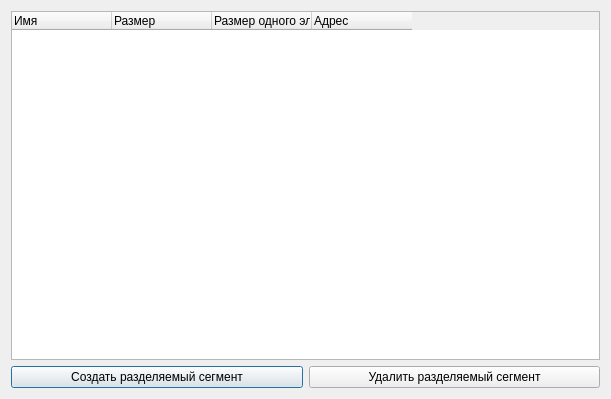
<?xml version="1.0" encoding="UTF-8"?>
<ui version="4.0">
 <class>ListSharedDialog</class>
 <widget class="QDialog" name="ListSharedDialog">
  <property name="geometry">
   <rect>
    <x>0</x>
    <y>0</y>
    <width>611</width>
    <height>399</height>
   </rect>
  </property>
  <property name="windowTitle">
   <string>Все разделяемые сегменты</string>
  </property>
  <layout class="QVBoxLayout" name="verticalLayout">
   <item>
    <widget class="QTableWidget" name="sharedUnitsTableWidget">
     <property name="editTriggers">
      <set>QAbstractItemView::EditTrigger::NoEditTriggers</set>
     </property>
     <column>
      <property name="text">
       <string>Имя</string>
      </property>
      <property name="textAlignment">
       <set>AlignJustify|AlignVCenter</set>
      </property>
     </column>
     <column>
      <property name="text">
       <string>Размер</string>
      </property>
      <property name="textAlignment">
       <set>AlignJustify|AlignVCenter</set>
      </property>
     </column>
     <column>
      <property name="text">
       <string>Размер одного элемента</string>
      </property>
      <property name="textAlignment">
       <set>AlignJustify|AlignVCenter</set>
      </property>
     </column>
     <column>
      <property name="text">
       <string>Адрес</string>
      </property>
      <property name="textAlignment">
       <set>AlignJustify|AlignVCenter</set>
      </property>
     </column>
    </widget>
   </item>
   <item>
    <layout class="QHBoxLayout" name="horizontalLayout">
     <item>
      <widget class="QPushButton" name="createSharedButton">
       <property name="text">
        <string>Создать разделяемый сегмент</string>
       </property>
      </widget>
     </item>
     <item>
      <widget class="QPushButton" name="removeSharedButton">
       <property name="text">
        <string>Удалить разделяемый сегмент</string>
       </property>
      </widget>
     </item>
    </layout>
   </item>
  </layout>
 </widget>
 <resources/>
 <connections/>
</ui>
